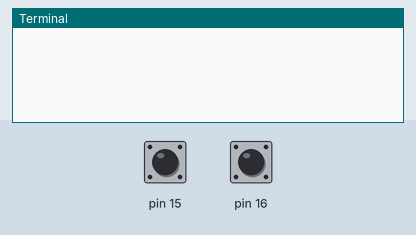
Recording of a program running on a simulated Raspberry Pi (header pin numbers). Shown: the last lines printed to the terminal. The inputs (shaded band) are chosen by the test bench; at power-on: pin 15 HIGH, pin 16 HIGH. Threads take turns every 2 ms.

Above: at 1.2 s.
1.3 s: pin 15 pulled LOW for 0.15 s
At 2.5 s:
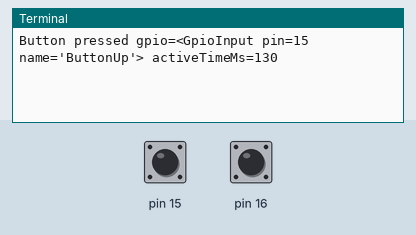
2.9 s: pin 16 pulled LOW for 0.15 s
At 3.8 s:
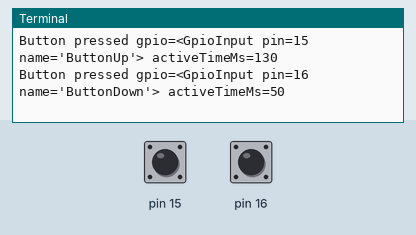
4.5 s: pin 15 pulled LOW for 1 s
At 6.4 s:
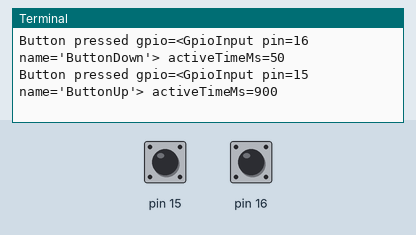
7.0 s: pin 16 pulled LOW for 1 s
At 9.3 s:
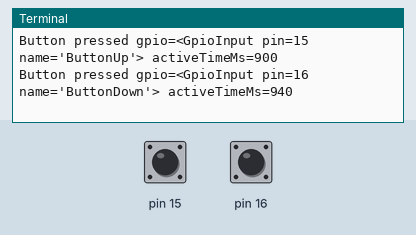

The program:

gpio-test.py
```python
#!/usr/bin/python

import time
import threading
import RPi.GPIO as GPIO

GPIO.setmode(GPIO.BOARD)

class GpioInput:
  def __init__(self, pin, name = "", activeHigh = True):
    self._name = name
    self._pin = pin
    if activeHigh:
      self._activeValue = 1
      GPIO.setup(self._pin, GPIO.IN, pull_up_down = GPIO.PUD_DOWN)
    else:
      self._activeValue = 0
      GPIO.setup(self._pin, GPIO.IN, pull_up_down = GPIO.PUD_UP)

  def __repr__(self):
    return "<GpioInput pin=%d name=%r>" % (self._pin, self._name)

  def __str__(self):
    return self.__repr__()

  def getActive(self):
    return GPIO.input(self._pin) == self._activeValue


class Button:
  def __init__(self, gpioInput, callback, maxTimeMs = 2000):
    self._gpio = gpioInput
    self._callback = callback
    self._acumValue = 0x0 # Released
    self._activeTime = 0
    self._maxTime = maxTimeMs / 10

  def __repr__(self):
    return "<Button gpio=%r activeTime=%d>" % (self._gpio, self._activeTime)

  def __str__(self):
    return self.__repr__()

  def _runCallback(self, activeTime):
     self._callback(self._gpio, activeTime * 10)

  # Must be called with 0.01 secs interval
  def poll(self):
    # Shift in current GPIO value to debounce the pin.
    # Must be 4 in a row of the same value to be considered stable
    self._acumValue <<= 1
    self._acumValue |= self._gpio.getActive()
    self._acumValue &= 0xF

    if self._acumValue == 0xF: # Stable active
      self._activeTime += 1
      if self._activeTime == self._maxTime: # Reached max active time
        self._runCallback(self._maxTime) # report it immediately
        # But don't reset _activeTime so user must release button before a new report

    elif self._acumValue == 0x0: # Stable inactive
      # Run callback if been active and not already reported
      if self._activeTime > 0 and self._activeTime <= self._maxTime:
        self._runCallback(self._activeTime)

      self._activeTime = 0 # reset

    # Return False when stable inactive, meaning True to keep polling
    return self._acumValue != 0x0

  def check(self):
    if self._gpio.getActive():
      self._activeTime = 1
      return True
    else:
      return False

class ButtonsChecker(threading.Thread):
  def __init__(self, buttons):
    threading.Thread.__init__(self)
    self._buttons = buttons

  def _pollButtons(self):
    while True:
      keepPolling = False
      for b in self._buttons:
        if b.poll():
          keepPolling = True

      if not keepPolling:
        break

      time.sleep(0.01)

  def _checkButtons(self):
    startPolling = False
    for b in self._buttons:
      if b.check():
        startPolling = True

    if startPolling:
      self._pollButtons()

  def run(self):
    while True:
      self._checkButtons()
      time.sleep(0.1)


def buttonPressed(gpio, activeTimeMs):
  print "Button pressed gpio=%r activeTimeMs=%d" % (gpio, activeTimeMs)


gp15 = GpioInput(15, "ButtonUp", activeHigh=False)
gp16 = GpioInput(16, "ButtonDown", activeHigh=False)

buttons = []
buttons.append(Button(gp15, buttonPressed, maxTimeMs=2000))
buttons.append(Button(gp16, buttonPressed, maxTimeMs=2000))

bc = ButtonsChecker(buttons)
bc.daemon = True
bc.start()

while True:
  time.sleep(1)

GPIO.cleanup()
```

Measured:
- after the input at 1.3 s, the terminal: prints a new line after 0.18 s (image 1)
- after the input at 2.9 s, the terminal: prints a new line after 0.18 s (image 2)
- after the input at 4.5 s, the terminal: prints a new line after 1.0 s (image 3)
- after the input at 7.0 s, the terminal: prints a new line after 1.0 s (image 4)
